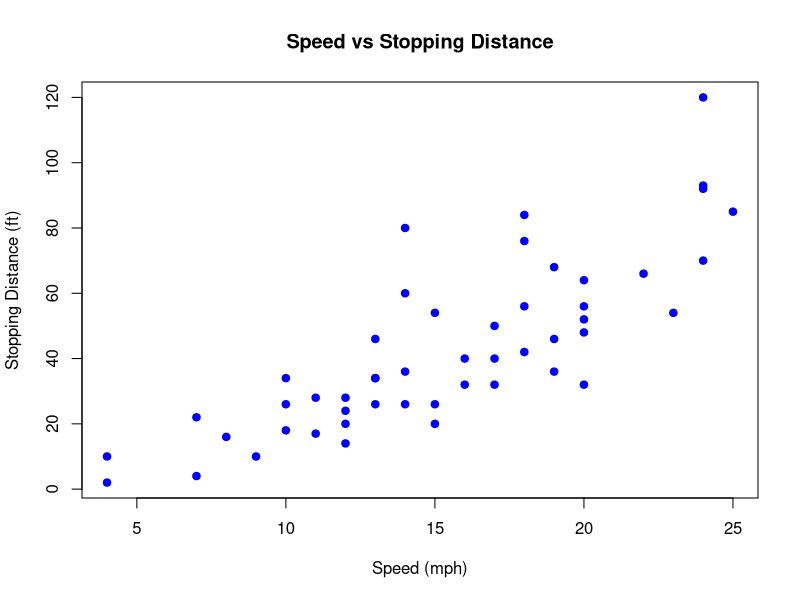

Generate this figure with R:
## ---- chunk 1
knitr::opts_chunk$set(echo = TRUE)
## ---- chunk 2
data(cars)
## ---- chunk 3
plot(cars$speed, cars$dist,
     main = "Speed vs Stopping Distance",
     xlab = "Speed (mph)",
     ylab = "Stopping Distance (ft)",
     col = "blue",
     pch = 19)
## ---- chunk 4
sessionInfo()
